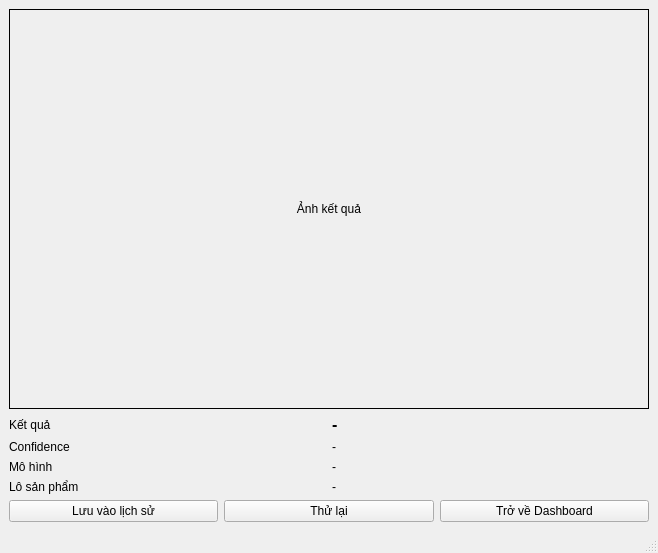
<?xml version="1.0" encoding="UTF-8"?>
<ui version="4.0">
 <class>MainWindow_Result</class>
 <widget class="QMainWindow" name="MainWindow_Result">
  <property name="windowTitle">
   <string>Fruit ML - Kết quả</string>
  </property>
  <widget class="QWidget" name="centralwidget">
   <layout class="QVBoxLayout" name="verticalLayout">
    <item>
     <widget class="QLabel" name="labelResultImage">
      <property name="minimumSize"><size><width>640</width><height>400</height></size></property>
      <property name="frameShape"><enum>QFrame::Box</enum></property>
      <property name="alignment"><set>Qt::AlignCenter</set></property>
      <property name="scaledContents"><bool>true</bool></property>
      <property name="text"><string>Ảnh kết quả</string></property>
     </widget>
    </item>
    <item>
     <layout class="QGridLayout" name="gridResultInfo">
      <item row="0" column="0"><widget class="QLabel" name="lblResultTitle"><property name="text"><string>Kết quả</string></property></widget></item>
      <item row="0" column="1"><widget class="QLabel" name="lblResult"><property name="text"><string>-</string></property><property name="font"><font><bold>true</bold><pointsize>12</pointsize></font></property></widget></item>
      <item row="1" column="0"><widget class="QLabel" name="lblConfidenceTitle"><property name="text"><string>Confidence</string></property></widget></item>
      <item row="1" column="1"><widget class="QLabel" name="lblConfidence"><property name="text"><string>-</string></property></widget></item>
      <item row="2" column="0"><widget class="QLabel" name="lblModelUsedTitle"><property name="text"><string>Mô hình</string></property></widget></item>
      <item row="2" column="1"><widget class="QLabel" name="lblModelUsed"><property name="text"><string>-</string></property></widget></item>
      <item row="3" column="0"><widget class="QLabel" name="lblProductIdTitle"><property name="text"><string>Lô sản phẩm</string></property></widget></item>
      <item row="3" column="1"><widget class="QLabel" name="lblProductId"><property name="text"><string>-</string></property></widget></item>
     </layout>
    </item>
    <item>
     <layout class="QHBoxLayout" name="layoutButtons">
      <item><widget class="QPushButton" name="btnSaveHistory"><property name="text"><string>Lưu vào lịch sử</string></property></widget></item>
      <item><widget class="QPushButton" name="btnTryAgain"><property name="text"><string>Thử lại</string></property></widget></item>
      <item><widget class="QPushButton" name="btnBackDashboard"><property name="text"><string>Trở về Dashboard</string></property></widget></item>
     </layout>
    </item>
   </layout>
  </widget>
  <widget class="QStatusBar" name="statusbar"/>
 </widget>
 <resources/>
 <connections/>
</ui>
